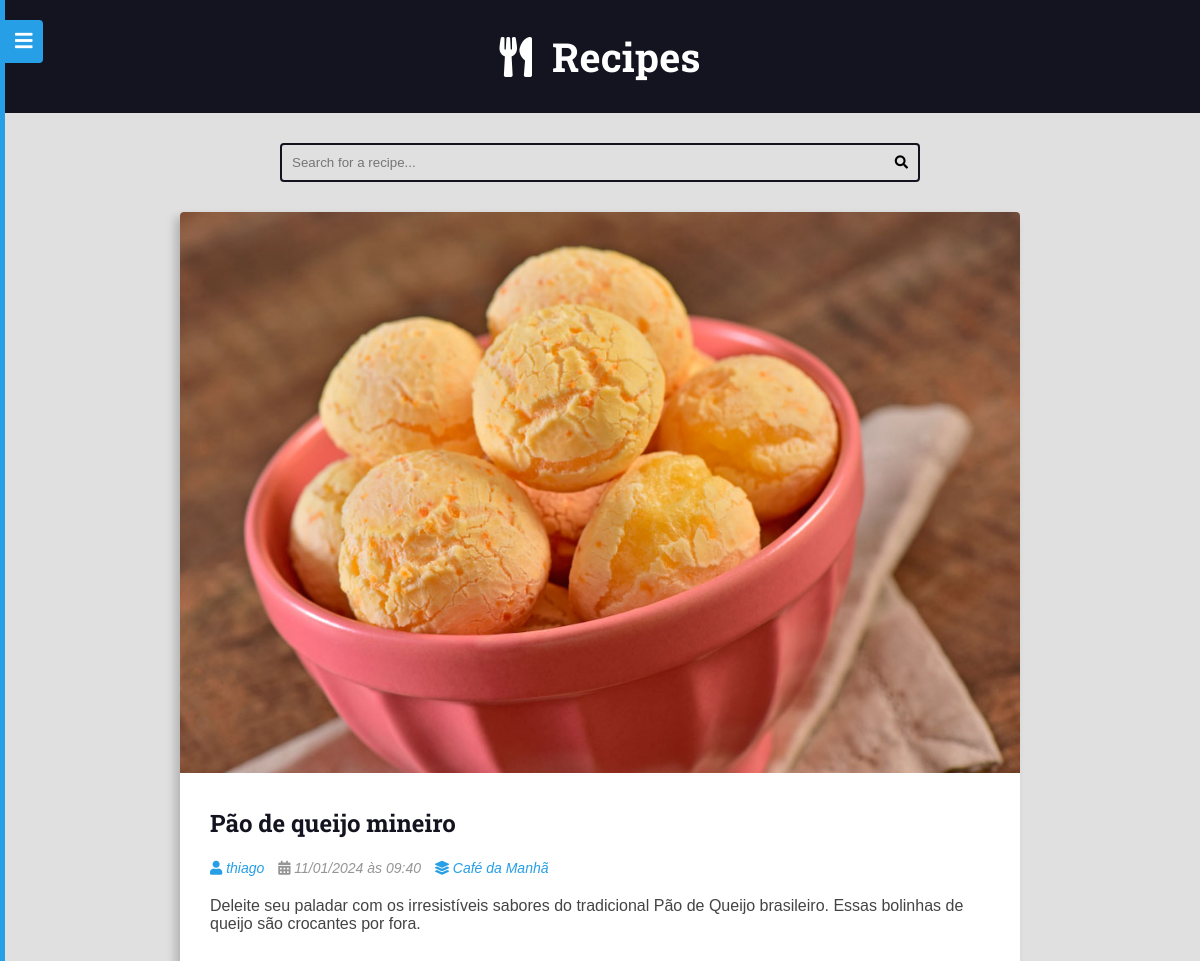
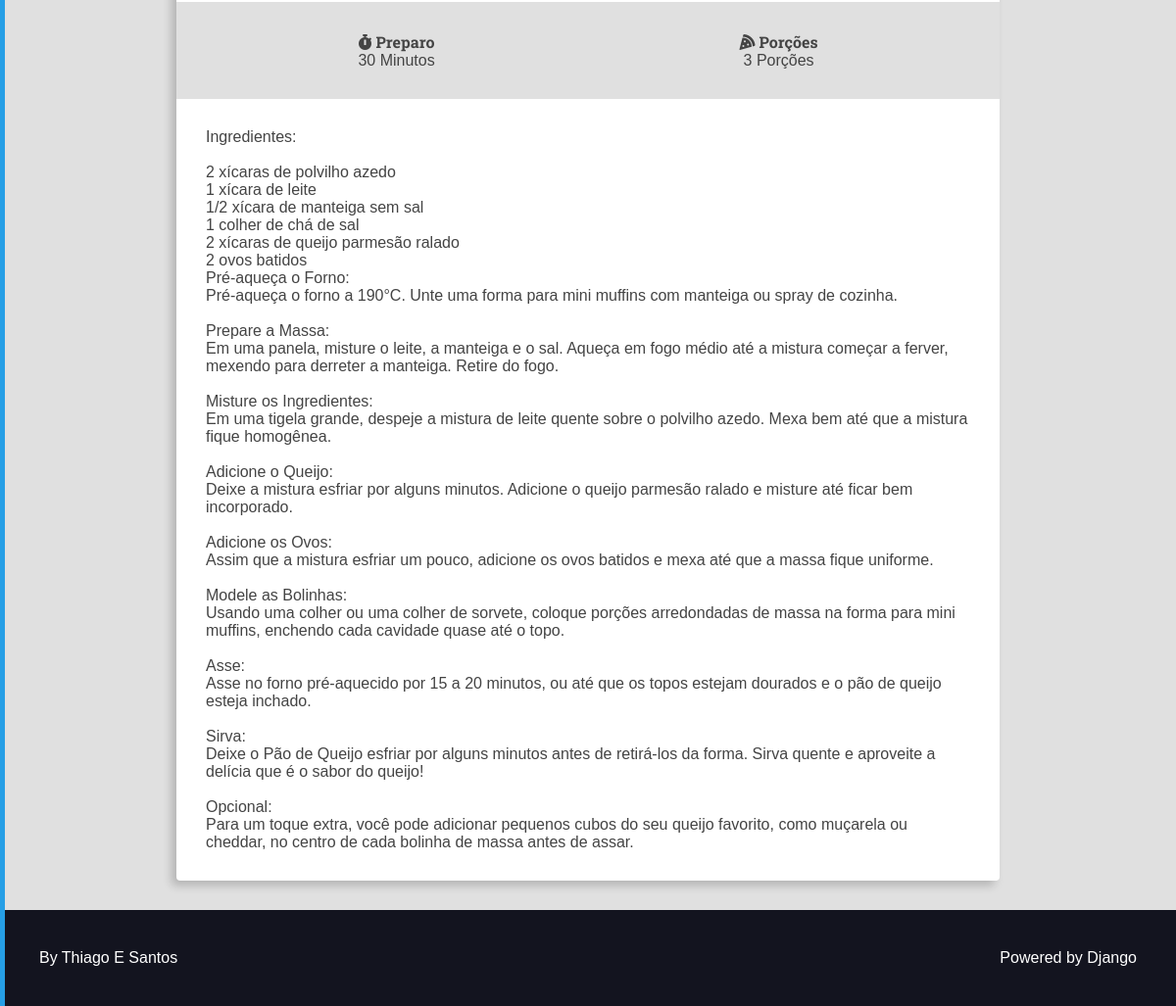
Page /recipes/1/ on the committed database (2 pictures, top to bottom).
### recipes/models.py (models this page shows, shortened)
class Recipe(models.Model):
    objects = RecipeManager()
    title = models.CharField(max_length=65, verbose_name=_('Title'))
    description = models.CharField(max_length=165)
    slug = models.SlugField(unique=True)
    preparation_time = models.IntegerField()
    preparation_time_unit = models.CharField(max_length=65)
    servings = models.IntegerField()
    servings_unit = models.CharField(max_length=65)
    preparation_steps = models.TextField()
    preparation_steps_is_html = models.BooleanField(default=False)
    created_at = models.DateTimeField(auto_now_add=True)
    updated_at = models.DateTimeField(auto_now=True)
    is_published = models.BooleanField(default=False)
    cover = models.ImageField(
        upload_to='recipes/covers/%Y/%m/%d/', blank=True, default='')
    category = models.ForeignKey(
        Category, on_delete=models.SET_NULL, null=True, blank=True,
        default=None,
    )
    author = models.ForeignKey(
        User, on_delete=models.SET_NULL, null=True
    )
    tags = models.ManyToManyField(Tag)
    def get_absolute_url(self):
        return reverse('recipes:recipe', args=(self.id,))
    class Meta:
        verbose_name = _('Recipe')
        verbose_name_plural = _('Recipes')

class Category(models.Model):
    name = models.CharField(max_length=65)

### recipes/views.py (the view)
class RecipeDetail(DetailView):
    model = Recipe
    context_object_name = 'recipe'
    template_name = 'recipes/pages/recipe-view.html'
    def get_queryset(self, *args, **kwargs):
        qs = super().get_queryset(*args, **kwargs)
        qs = qs.filter(is_published=True)
        return qs
    def get_context_data(self, *args, **kwargs):
        context_data = super().get_context_data(*args, **kwargs)
        context_data.update(
            {'is_detail_page': True}
        )
        return context_data

### recipes/templates/recipes/pages/recipe-view.html (shortened to what this page needs)
{% extends 'global/base.html' %}
{% block content %}
<div class="main-content main-content-detail container">
    {% include 'recipes/partials/recipe.html' %}
</div>
{% endblock content %}

### recipes/templates/recipes/partials/recipe.html (shortened to what this page needs)
{% load i18n %}
<div class="recipe recipe-list-item">
    {% if recipe.cover %}
        <div class="recipe-cover">
            <a href="{{ recipe.get_absolute_url }}">
                <img src="{{ recipe.cover.url }}" alt="Temporário">
            </a>
        </div>
    {% endif %}
    <div class="recipe-title-container">
        <h2 class="recipe-title">
            <a href="{{ recipe.get_absolute_url }}">
                {{ recipe.title }}
            </a>
        </h2>
    </div>
    <div class="recipe-author">
        {% if recipe.author is not None %}
            <span class="recipe-author-item">
                {% if recipe.author.profile %}
                    <a href="{% url 'authors:profile' recipe.author.profile.id %}">
                {% endif %}
                <i class="fas fa-user"></i>
                {% if recipe.author.first_name %}
                    {{ recipe.author.first_name }} {{ recipe.author.last_name }}
                {% else %}
                    {{ recipe.author.username }}
                {% endif %}
                {% if recipe.author.profile %}
                    </a>
                {% endif %}
            </span>
        {% endif %}
        <span class="recipe-author-item">
            <i class="fas fa-calendar-alt"></i>
            {{ recipe.created_at|date:"d/m/Y" }} às {{ recipe.created_at|date:"H:i" }}
        </span>
        {% if recipe.category is not None %}
            <span class="recipe-author-item">
                <a href="{% url 'recipes:category' recipe.category.id %}">
                    <i class="fas fa-layer-group"></i>
                    <span>{{ recipe.category.name }}</span>
                </a>
            </span>
        {% endif %}
    </div>
    <div class="recipe-content">
        <p>{{ recipe.description }}</p>
    </div>
    <div class="recipe-meta-container">
        <div class="recipe-meta recipe-preparation">
            <h3 class="recipe-meta-title"><i class="fas fa-stopwatch"></i> {% translate "Preparation" %} </h3>
            <div class="recipe-meta-text">
                {{ recipe.preparation_time }} {{ recipe.preparation_time_unit }}
            </div>
        </div>
        <div class="recipe-meta recipe-servings">
            <h3 class="recipe-meta-title"><i class="fas fa-pizza-slice"></i> {% translate "Servings" %}</h3>
            <div class="recipe-meta-text">
                {{ recipe.servings }} {{ recipe.servings_unit }}
            </div>
        </div>
    </div>
    {% if is_detail_page is True %}
        <div class="preparation-steps">
            {% if recipe.preparation_steps_is_html is True %}
                {{ recipe.preparation_steps|safe }}
            {% else %}
                {{ recipe.preparation_steps|linebreaksbr }}
            {% endif %}
        </div>
    {% endif %}
</div>

### base_static/global/css/styles.css (style rules this page uses)
:root { --color-primary: #269fe6; --color-primary-hover: #2086c2; --color-primary-dark: #13141f; --color-primary-dark-hover: #212336; --color-primary-light: #d4ecfa; --color-primary-light-hover: #bdd8e7; --color-white: #fff; --color-black: #000; --color-dark-text: #444; --color-info-light: #cce5ff; --color-debug-light: #cce5ff; --color-success-light: #d4edda; --color-alert-light: #fff3cd; --color-warning-light: #fff3cd; --color-error-light: #f8d7da; --color-info-dark: #4d86c4; --color-debug-dark: #4d86c4; --color-success-dark: #4a9c5d; --color-alert-dark: #927f40; --color-warning-dark: #927f40; --color-error-dark: #da525d; --color-gray-0: #f9f9f9; --color-gray-1: #e0e0e0; --color-gray-2: #c7c7c7; --color-gray-3: #aeaeae; --color-gray-4: #959595; --color-gray-5: #7d7d7d; --color-gray-6: #646464; --color-gray-7: #4b4b4b; --color-gray-8: #323232; --color-gray-9: #191919; --font-primary: sans-serif; --font-headings: 'Roboto Slab', serif; --spacing-gutter-medium: 3rem; --spacing-gutter-large: 4rem; }
* { padding: 0; margin: 0; box-sizing: border-box; }
html { font-size: 62.5%; }
body { font-size: 1.6rem; font-family: var(--font-primary); background: var(--color-gray-1); color: var(--color-dark-text); }
h1, h2, h3, h4, h5, h6 { font-family: var(--font-headings); }
img { width: 100%; }
a { color: var(--color-primary); text-decoration: none; }
.container { max-width: 144rem; margin: 0 auto; padding: var(--spacing-gutter-medium); }
.main-content { padding-top: 0; }
.recipe { background: var(--color-white); box-shadow: -5px 5px 10px rgba(0, 0, 0, 0.2); transform: scale(1); transition: all 300ms ease-in-out; border-radius: 0.4rem; overflow: hidden; }
.recipe img { max-width: 100%; }
.recipe-list-item { max-width: 64rem; height: fit-content; }
.recipe-title-container { padding: var(--spacing-gutter-medium); padding-bottom: 2rem; }
.recipe-title-container a { text-decoration: none; color: var(--color-primary-dark); }
.recipe-author { padding: 0 var(--spacing-gutter-medium); }
.recipe-content { padding: var(--spacing-gutter-medium); padding-top: 2rem; }
.recipe-author-item { color: var(--color-gray-4); margin-right: 1rem; font-style: italic; font-size: 1.4rem; }
.recipe-author a { color: var(--color-primary); transition: all 300ms ease-in-out; text-decoration: none; }
.recipe-meta-container { display: flex; flex-flow: row wrap; padding: var(--spacing-gutter-medium); background: var(--color-gray-1); }
.recipe-meta { display: flex; flex-flow: column nowrap; flex-shrink: 1; flex-grow: 1; text-align: center; }
.recipe-meta-title { font-size: 1.6rem; }
.main-content-detail .recipe-list-item { max-width: 84rem; margin: 0 auto; }
.preparation-steps { padding: var(--spacing-gutter-medium); }

### rows in the picture
Recipe: cover (picture), title "Pão de queijo mineiro", author.username "thiago", created_at "11/01/2024", created_at "09:40", category.name "Café da Manhã", description "Deleite seu paladar com os irresistíveis sabores do tradicional Pão de Queijo brasileiro. Essas bolinhas de queijo são crocantes por fora.", preparation_time "30", preparation_time_unit "Minutos", servings "3", servings_unit "Porções", preparation_steps "Ingredientes: 2 xícaras de polvilho azedo 1 xícara de leite 1/2 xícara de manteiga sem sal 1 colher de chá de sal 2 xícaras de queijo parmesão ralado 2 ovos batidos Pré-aqueça o Forno: Pré-aqueça o forno a 190°C. Unte uma forma para mini muffins com manteiga ou spray de cozinha. Prepare a Massa: Em uma panela, misture o leite, a manteiga e o sal. Aqueça em fogo médio até a mistura começar a ferver, mexendo para derreter a manteiga. Retire do fogo. Misture os Ingredientes: Em uma tigela grande, despeje a mistura de leite quente sobre o polvilho azedo. Mexa bem até que a mistura fique homogênea. Adicione o Queijo: Deixe a mistura esfriar por alguns minutos. Adicione o queijo parmesão ralado e…"
